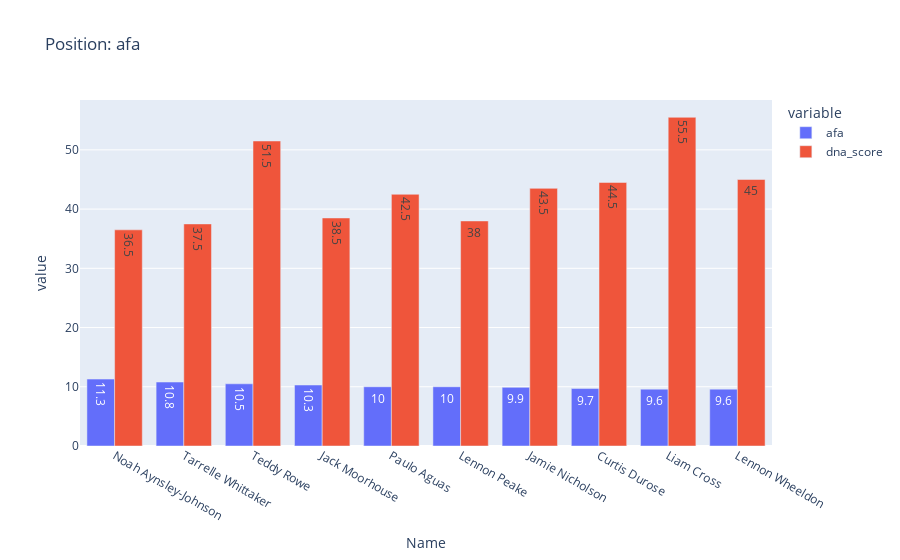
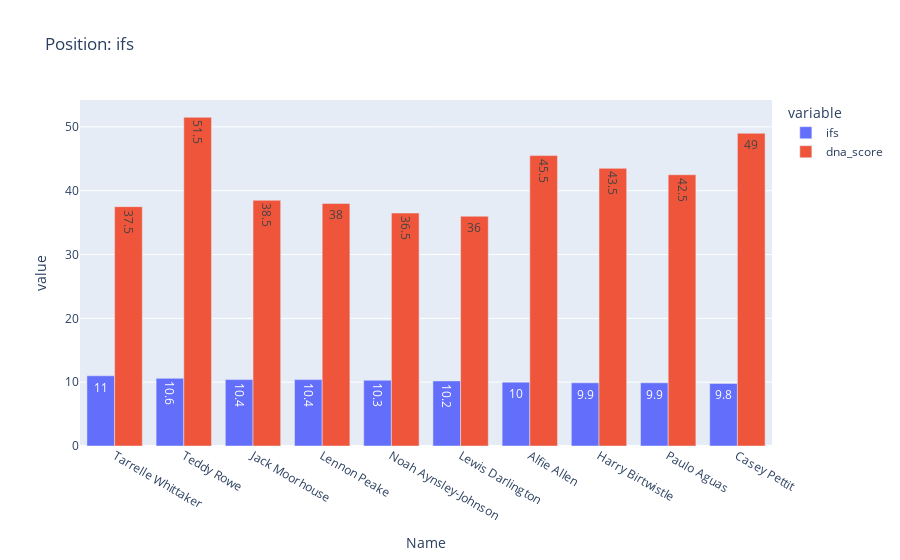
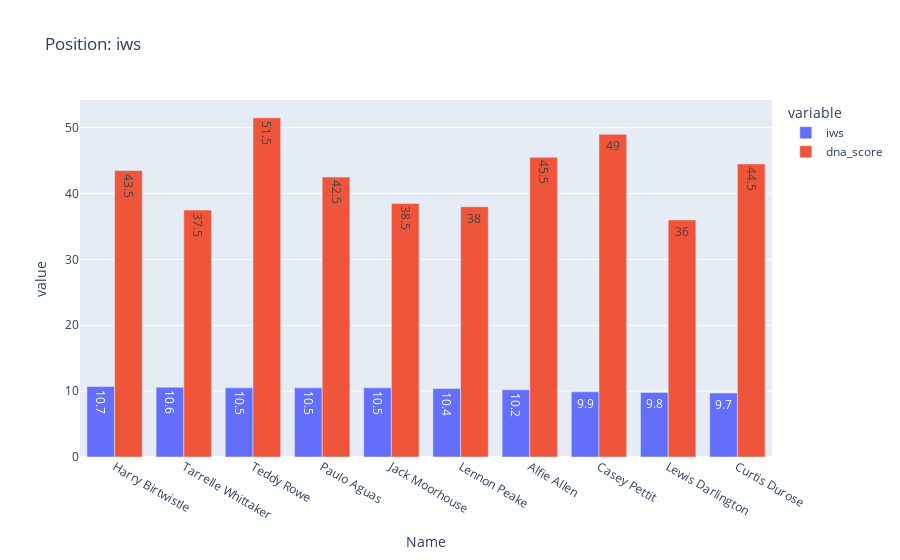
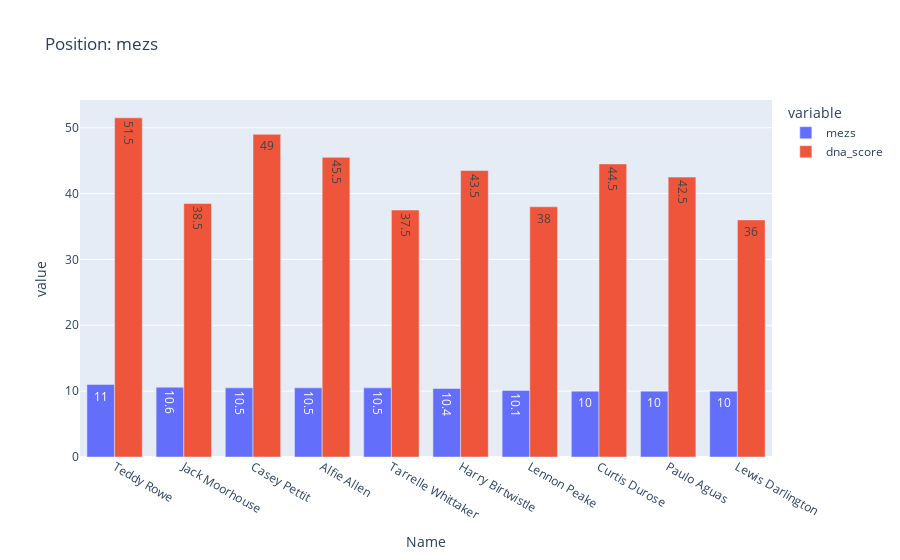

The notebook cell saved with these charts, in order:
### Code cell
pep_top_10_players_by_positions =  get_position_top_10_players(pep_tactic_positions)
plot_players_position(pep_top_10_players_by_positions)

### Figure 1 — Plotly figure (JSON) as saved in the notebook; plotly's stock layout.template omitted (floating-point values rounded to 4 significant figures)
{"data": [{"alignmentgroup": "True", "hovertemplate": "variable=afa<br>Name=%{x}<br>value=%{y}<extra></extra>", "legendgroup": "afa", "marker": {"color": "#636efa", "pattern": {"shape": ""}}, "name": "afa", "offsetgroup": "afa", "orientation": "v", "showlegend": true, "textposition": "auto", "texttemplate": "%{y}", "type": "bar", "x": ["Noah Aynsley-Johnson", "Tarrelle Whittaker", "Teddy Rowe", "Jack Moorhouse", "Paulo Aguas", "Lennon Peake", "Jamie Nicholson", "Curtis Durose", "Liam Cross", "Lennon Wheeldon"], "xaxis": "x", "y": [11.3, 10.8, 10.5, 10.3, 10, 10, 9.9, 9.7, 9.6, 9.6], "yaxis": "y"}, {"alignmentgroup": "True", "hovertemplate": "variable=dna_score<br>Name=%{x}<br>value=%{y}<extra></extra>", "legendgroup": "dna_score", "marker": {"color": "#EF553B", "pattern": {"shape": ""}}, "name": "dna_score", "offsetgroup": "dna_score", "orientation": "v", "showlegend": true, "textposition": "auto", "texttemplate": "%{y}", "type": "bar", "x": ["Noah Aynsley-Johnson", "Tarrelle Whittaker", "Teddy Rowe", "Jack Moorhouse", "Paulo Aguas", "Lennon Peake", "Jamie Nicholson", "Curtis Durose", "Liam Cross", "Lennon Wheeldon"], "xaxis": "x", "y": [36.5, 37.5, 51.5, 38.5, 42.5, 38, 43.5, 44.5, 55.5, 45], "yaxis": "y"}], "layout": {"autosize": true, "barmode": "group", "legend": {"title": {"text": "variable"}, "tracegroupgap": 0}, "title": {"text": "Position: afa"}, "xaxis": {"anchor": "y", "autorange": true, "domain": [0, 1], "range": [-0.5, 9.5], "title": {"text": "Name"}, "type": "category"}, "yaxis": {"anchor": "x", "autorange": true, "domain": [0, 1], "range": [0, 58.42], "title": {"text": "value"}, "type": "linear"}}}

### Figure 2 — Plotly figure (JSON) as saved in the notebook; plotly's stock layout.template omitted (floating-point values rounded to 4 significant figures)
{"data": [{"alignmentgroup": "True", "hovertemplate": "variable=ifs<br>Name=%{x}<br>value=%{y}<extra></extra>", "legendgroup": "ifs", "marker": {"color": "#636efa", "pattern": {"shape": ""}}, "name": "ifs", "offsetgroup": "ifs", "orientation": "v", "showlegend": true, "textposition": "auto", "texttemplate": "%{y}", "type": "bar", "x": ["Tarrelle Whittaker", "Teddy Rowe", "Jack Moorhouse", "Lennon Peake", "Noah Aynsley-Johnson", "Lewis Darlington", "Alfie Allen", "Harry Birtwistle", "Paulo Aguas", "Casey Pettit"], "xaxis": "x", "y": [11, 10.6, 10.4, 10.4, 10.3, 10.2, 10, 9.9, 9.9, 9.8], "yaxis": "y"}, {"alignmentgroup": "True", "hovertemplate": "variable=dna_score<br>Name=%{x}<br>value=%{y}<extra></extra>", "legendgroup": "dna_score", "marker": {"color": "#EF553B", "pattern": {"shape": ""}}, "name": "dna_score", "offsetgroup": "dna_score", "orientation": "v", "showlegend": true, "textposition": "auto", "texttemplate": "%{y}", "type": "bar", "x": ["Tarrelle Whittaker", "Teddy Rowe", "Jack Moorhouse", "Lennon Peake", "Noah Aynsley-Johnson", "Lewis Darlington", "Alfie Allen", "Harry Birtwistle", "Paulo Aguas", "Casey Pettit"], "xaxis": "x", "y": [37.5, 51.5, 38.5, 38, 36.5, 36, 45.5, 43.5, 42.5, 49], "yaxis": "y"}], "layout": {"autosize": true, "barmode": "group", "legend": {"title": {"text": "variable"}, "tracegroupgap": 0}, "title": {"text": "Position: ifs"}, "xaxis": {"anchor": "y", "autorange": true, "domain": [0, 1], "range": [-0.5, 9.5], "title": {"text": "Name"}, "type": "category"}, "yaxis": {"anchor": "x", "autorange": true, "domain": [0, 1], "range": [0, 54.21], "title": {"text": "value"}, "type": "linear"}}}

### Figure 3 — Plotly figure (JSON) as saved in the notebook; plotly's stock layout.template omitted (floating-point values rounded to 4 significant figures)
{"data": [{"alignmentgroup": "True", "hovertemplate": "variable=iws<br>Name=%{x}<br>value=%{y}<extra></extra>", "legendgroup": "iws", "marker": {"color": "#636efa", "pattern": {"shape": ""}}, "name": "iws", "offsetgroup": "iws", "orientation": "v", "showlegend": true, "textposition": "auto", "texttemplate": "%{y}", "type": "bar", "x": ["Harry Birtwistle", "Tarrelle Whittaker", "Teddy Rowe", "Paulo Aguas", "Jack Moorhouse", "Lennon Peake", "Alfie Allen", "Casey Pettit", "Lewis Darlington", "Curtis Durose"], "xaxis": "x", "y": [10.7, 10.6, 10.5, 10.5, 10.5, 10.4, 10.2, 9.9, 9.8, 9.7], "yaxis": "y"}, {"alignmentgroup": "True", "hovertemplate": "variable=dna_score<br>Name=%{x}<br>value=%{y}<extra></extra>", "legendgroup": "dna_score", "marker": {"color": "#EF553B", "pattern": {"shape": ""}}, "name": "dna_score", "offsetgroup": "dna_score", "orientation": "v", "showlegend": true, "textposition": "auto", "texttemplate": "%{y}", "type": "bar", "x": ["Harry Birtwistle", "Tarrelle Whittaker", "Teddy Rowe", "Paulo Aguas", "Jack Moorhouse", "Lennon Peake", "Alfie Allen", "Casey Pettit", "Lewis Darlington", "Curtis Durose"], "xaxis": "x", "y": [43.5, 37.5, 51.5, 42.5, 38.5, 38, 45.5, 49, 36, 44.5], "yaxis": "y"}], "layout": {"autosize": true, "barmode": "group", "legend": {"title": {"text": "variable"}, "tracegroupgap": 0}, "title": {"text": "Position: iws"}, "xaxis": {"anchor": "y", "autorange": true, "domain": [0, 1], "range": [-0.5, 9.5], "title": {"text": "Name"}, "type": "category"}, "yaxis": {"anchor": "x", "autorange": true, "domain": [0, 1], "range": [0, 54.21], "title": {"text": "value"}, "type": "linear"}}}

### Figure 4 — Plotly figure (JSON) as saved in the notebook; plotly's stock layout.template omitted (floating-point values rounded to 4 significant figures)
{"data": [{"alignmentgroup": "True", "hovertemplate": "variable=mezs<br>Name=%{x}<br>value=%{y}<extra></extra>", "legendgroup": "mezs", "marker": {"color": "#636efa", "pattern": {"shape": ""}}, "name": "mezs", "offsetgroup": "mezs", "orientation": "v", "showlegend": true, "textposition": "auto", "texttemplate": "%{y}", "type": "bar", "x": ["Teddy Rowe", "Jack Moorhouse", "Casey Pettit", "Alfie Allen", "Tarrelle Whittaker", "Harry Birtwistle", "Lennon Peake", "Curtis Durose", "Paulo Aguas", "Lewis Darlington"], "xaxis": "x", "y": [11, 10.6, 10.5, 10.5, 10.5, 10.4, 10.1, 10, 10, 10], "yaxis": "y"}, {"alignmentgroup": "True", "hovertemplate": "variable=dna_score<br>Name=%{x}<br>value=%{y}<extra></extra>", "legendgroup": "dna_score", "marker": {"color": "#EF553B", "pattern": {"shape": ""}}, "name": "dna_score", "offsetgroup": "dna_score", "orientation": "v", "showlegend": true, "textposition": "auto", "texttemplate": "%{y}", "type": "bar", "x": ["Teddy Rowe", "Jack Moorhouse", "Casey Pettit", "Alfie Allen", "Tarrelle Whittaker", "Harry Birtwistle", "Lennon Peake", "Curtis Durose", "Paulo Aguas", "Lewis Darlington"], "xaxis": "x", "y": [51.5, 38.5, 49, 45.5, 37.5, 43.5, 38, 44.5, 42.5, 36], "yaxis": "y"}], "layout": {"autosize": true, "barmode": "group", "legend": {"title": {"text": "variable"}, "tracegroupgap": 0}, "title": {"text": "Position: mezs"}, "xaxis": {"anchor": "y", "autorange": true, "domain": [0, 1], "range": [-0.5, 9.5], "title": {"text": "Name"}, "type": "category"}, "yaxis": {"anchor": "x", "autorange": true, "domain": [0, 1], "range": [0, 54.21], "title": {"text": "value"}, "type": "linear"}}}
